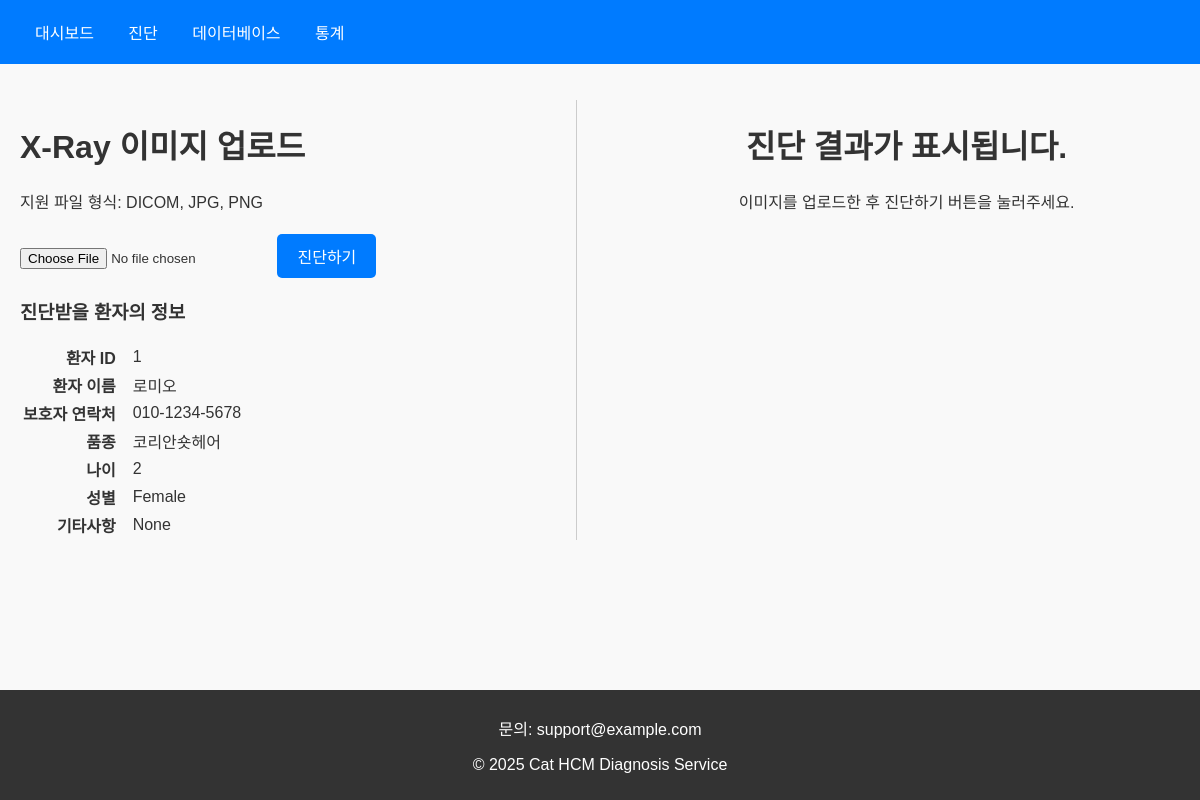
The page /diagnosis/1 on the database its author committed.
### database/models.py (models this page shows)
class PatientDB(models.Model):
    cat_id = models.AutoField(primary_key=True)  # 고양이 ID (자동 증가)
    owner_phone = models.CharField(max_length=15)  # 주인 핸드폰 번호
    cat_name = models.CharField(max_length=100)  # 고양이 이름
    breed = models.CharField(max_length=100)  # 품종
    age = models.IntegerField()  # 나이
    gender = models.CharField(max_length=10)  # 성별
    remarks = models.TextField(null=True, blank=True)  # 비고란 (null 허용, blank 허용)
    def __str__(self):
        return f"{self.cat_name} ({self.cat_id})"

### diagnosis/views.py (the view, shortened to what this page needs)
# urls.py: path('<int:cat_id>', diagnosis_gizon_view, name='diagnosis_gizon'),
def diagnosis_gizon_view(request, cat_id):
    print(f"Received cat_id: {cat_id}")
    try:
        latest_patient = PatientDB.objects.get(cat_id=cat_id)
        print(f"Patient found: {latest_patient}")
    except PatientDB.DoesNotExist:
        print(f"No patient found with cat_id: {cat_id}")
        return render(request, '404.html', status=404)
    model_path = r"C:\Users\user\Desktop\팀프로젝트\Cat_HCM\Cat_HCM\django\all_train_InceptionNet.pth"
    classes = ['Normal', 'HCM']
    model_inference = InceptionNetInference(model_path=model_path, classes=classes, input_size=299, using_clahe=True)
    return render(request, 'diagnosis.html', {'latest_patient': latest_patient})

### diagnosis/InceptionNet_Inf.py (called while the page is built)
    def make_model(self):
        base_model = models.inception_v3(weights=models.Inception_V3_Weights.DEFAULT, aux_logits=True)
        base_model.fc = nn.Sequential(
            nn.Linear(base_model.fc.in_features, 128),  # 입력 크기 -> 128
            nn.ReLU(),
            nn.Dropout(p=0.5),                    # Dropout 추가
            nn.Linear(128, 2)                     # 출력 크기 -> 2 (클래스 수)
        )
        base_model.aux_logits = False
        return base_model

### templates/diagnosis.html (shortened to what this page needs)
<!DOCTYPE html>
<html lang="en">
<head>
    {% load static %}
    <link rel="stylesheet" href="{% static 'css/styles.css' %}">
</head>
<body>
    <header>
        <nav>
            <a href="{% url 'home' %}">대시보드</a>
            <a href="{% url 'diagnosis' %}">진단</a>
            <a href="{% url 'database:search_patients' %}">데이터베이스</a>
            <a href="{% url 'statistic' %}">통계</a>
        </nav>
    </header>
    <div class="new_container">
        <div class="left-panel">
            <h1>X-Ray 이미지 업로드</h1>
            <p>지원 파일 형식: DICOM, JPG, PNG</p>
            <form id="upload-form" method="post" enctype="multipart/form-data">
                <input type="file" name="xray_image" id="file-upload">
                <button type="button" class="button" id="diagnose-button">진단하기</button>
            </form>
                    {% if latest_patient %}
                    <h3>진단받을 환자의 정보</h3>
                    <table>
                        <tr>
                            <th>환자 ID</th>
                            <td>&nbsp;&nbsp;</td>
                            <td>{{ latest_patient.cat_id }}</td>
                        </tr>
                        <tr>
                            <th>환자 이름</th>
                            <td>&nbsp;&nbsp;</td>
                            <td>{{ latest_patient.cat_name }}</td>
                        </tr>
                        <tr>
                            <th>보호자 연락처</th>
                            <td>&nbsp;&nbsp;</td>
                            <td>{{ latest_patient.owner_phone }}</td>
                        </tr>
                        <tr>
                            <th>품종</th>
                            <td>&nbsp;&nbsp;</td>
                            <td>{{ latest_patient.breed }}</td>
                        </tr>
                        <tr>
                            <th>나이</th>
                            <td>&nbsp;&nbsp;</td>
                            <td>{{ latest_patient.age }}</td>
                        </tr>
                        <tr>
                            <th>성별</th>
                            <td>&nbsp;&nbsp;</td>
                            <td>{{ latest_patient.gender }}</td>
                        </tr>
                        <tr>
                            <th>기타사항</th>
                            <td>&nbsp;&nbsp;</td>
                            <td>{{ latest_patient.remarks }}</td>
                        </tr>
                    </table>
                    {% endif %}
        </div>
        <div class="right-panel" id="result-section" style='text-align: center;''>
            <h1>진단 결과가 표시됩니다.</h1>
            <p>이미지를 업로드한 후 진단하기 버튼을 눌러주세요.</p>
        </div>
    </div>
    <footer>
        <p>문의: support@example.com</p>
        <p>&copy; 2025 Cat HCM Diagnosis Service</p>
    </footer>
</body>
</html>

### static/css/styles.css (style rules this page uses)
body { font-family: Arial, sans-serif; margin: 0; padding: 0; background-color: #f9f9f9; color: #333; }
header { background-color: #007bff; color: #fff; padding: 20px 20px; position: fixed; top: 0; width: 100%; z-index: 1000; }
header nav a { color: #fff; text-decoration: none; margin: 0 15px; }
.button { font-size: 16px; display: inline-block; padding: 10px 20px; background-color: #007bff; color: #fff; text-decoration: none; border: none; border-radius: 5px; cursor: pointer; }
footer { background-color: #333; color: #fff; text-align: center; padding: 10px 0; position: fixed; bottom: 0; width: 100%; }
.new_container { padding: 20px; display: flex; justify-content: space-between; max-width: 1200px; margin: 80px auto 0 auto; }
.left-panel, .right-panel { width: 48%; box-sizing: border-box; }
.left-panel { padding-right: 10px; border-right: 1px solid #ccc; }
.right-panel { padding-left: 10px; text-align: left; }

### templates/diagnosis.html (style rules this page uses)
.left-panel, .right-panel { width: 48%; box-sizing: border-box; }
.left-panel { padding-right: 10px; border-right: 1px solid #ccc; }
.right-panel { padding-left: 10px; text-align: center; }
.button { display: inline-block; margin-top: 5px; padding: 10px 20px; background-color: #007BFF; color: white; text-decoration: none; border-radius: 5px; border: none; cursor: pointer; }
table th { text-align: right; top: 0; font-weight: bold; }

### rows shown on the page
PatientDB: cat_id "1", cat_name "로미오", owner_phone "010-1234-5678", breed "코리안숏헤어", age "2", gender "Female", remarks "None"
